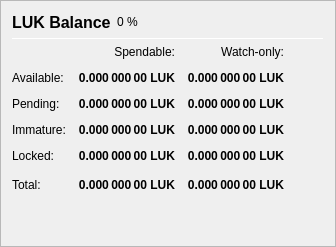
                   <widget class="QFrame" name="frame_Balances">
                    <property name="frameShape">
                     <enum>QFrame::StyledPanel</enum>
                    </property>
                    <property name="frameShadow">
                     <enum>QFrame::Raised</enum>
                    </property>
                    <layout class="QVBoxLayout" name="verticalLayout_4">
                     <item>
                      <layout class="QHBoxLayout" name="horizontalLayout_4">
                       <item>
                        <widget class="QLabel" name="label_5">
                         <property name="minimumSize">
                          <size>
                           <width>0</width>
                           <height>20</height>
                          </size>
                         </property>
                         <property name="font">
                          <font>
                           <pointsize>12</pointsize>
                           <weight>75</weight>
                           <bold>true</bold>
                          </font>
                         </property>
                         <property name="text">
                          <string>LUK Balance</string>
                         </property>
                        </widget>
                       </item>
                       <item>
                        <widget class="QLabel" name="labelLUKPercent">
                         <property name="text">
                          <string notr="true">0 %</string>
                         </property>
                        </widget>
                       </item>
                       <item>
                        <spacer name="horizontalSpacer_3">
                         <property name="orientation">
                          <enum>Qt::Horizontal</enum>
                         </property>
                         <property name="sizeHint" stdset="0">
                          <size>
                           <width>40</width>
                           <height>20</height>
                          </size>
                         </property>
                        </spacer>
                       </item>
                      </layout>
                     </item>
                     <item>
                      <widget class="Line" name="line_Balance">
                       <property name="minimumSize">
                        <size>
                         <width>0</width>
                         <height>1</height>
                        </size>
                       </property>
                       <property name="maximumSize">
                        <size>
                         <width>16777215</width>
                         <height>1</height>
                        </size>
                       </property>
                       <property name="orientation">
                        <enum>Qt::Horizontal</enum>
                       </property>
                      </widget>
                     </item>
                     <item>
                      <layout class="QGridLayout" name="gridLayout">
                       <property name="spacing">
                        <number>12</number>
                       </property>
                       <item row="0" column="1">
                        <widget class="QLabel" name="labelSpendable">
                         <property name="text">
                          <string>Spendable:</string>
                         </property>
                         <property name="alignment">
                          <set>Qt::AlignRight|Qt::AlignTrailing|Qt::AlignVCenter</set>
                         </property>
                        </widget>
                       </item>
                       <item row="0" column="2">
                        <widget class="QLabel" name="labelWatchonly">
                         <property name="text">
                          <string>Watch-only:</string>
                         </property>
                         <property name="alignment">
                          <set>Qt::AlignRight|Qt::AlignTrailing|Qt::AlignVCenter</set>
                         </property>
                        </widget>
                       </item>
                       <item row="1" column="0">
                        <widget class="QLabel" name="labelBalanceText">
                         <property name="text">
                          <string>Available:</string>
                         </property>
                        </widget>
                       </item>
                       <item row="1" column="1">
                        <widget class="QLabel" name="labelBalance">
                         <property name="font">
                          <font>
                           <weight>75</weight>
                           <bold>true</bold>
                          </font>
                         </property>
                         <property name="cursor">
                          <cursorShape>IBeamCursor</cursorShape>
                         </property>
                         <property name="toolTip">
                          <string>Your current spendable balance</string>
                         </property>
                         <property name="text">
                          <string notr="true">0.000 000 00 LUK</string>
                         </property>
                         <property name="alignment">
                          <set>Qt::AlignRight|Qt::AlignTrailing|Qt::AlignVCenter</set>
                         </property>
                         <property name="textInteractionFlags">
                          <set>Qt::LinksAccessibleByMouse|Qt::TextSelectableByKeyboard|Qt::TextSelectableByMouse</set>
                         </property>
                        </widget>
                       </item>
                       <item row="1" column="2">
                        <widget class="QLabel" name="labelWatchAvailable">
                         <property name="font">
                          <font>
                           <weight>75</weight>
                           <bold>true</bold>
                          </font>
                         </property>
                         <property name="cursor">
                          <cursorShape>IBeamCursor</cursorShape>
                         </property>
                         <property name="toolTip">
                          <string>Your current balance in watch-only addresses</string>
                         </property>
                         <property name="text">
                          <string notr="true">0.000 000 00 LUK</string>
                         </property>
                         <property name="alignment">
                          <set>Qt::AlignRight|Qt::AlignTrailing|Qt::AlignVCenter</set>
                         </property>
                         <property name="textInteractionFlags">
                          <set>Qt::LinksAccessibleByMouse|Qt::TextSelectableByKeyboard|Qt::TextSelectableByMouse</set>
                         </property>
                        </widget>
                       </item>
                       <item row="2" column="0">
                        <widget class="QLabel" name="labelPendingText">
                         <property name="text">
                          <string>Pending:</string>
                         </property>
                        </widget>
                       </item>
                       <item row="2" column="1">
                        <widget class="QLabel" name="labelUnconfirmed">
                         <property name="font">
                          <font>
                           <weight>75</weight>
                           <bold>true</bold>
                          </font>
                         </property>
                         <property name="cursor">
                          <cursorShape>IBeamCursor</cursorShape>
                         </property>
                         <property name="toolTip">
                          <string>Total of transactions that have yet to be confirmed, and do not yet count toward the spendable balance</string>
                         </property>
                         <property name="text">
                          <string notr="true">0.000 000 00 LUK</string>
                         </property>
                         <property name="alignment">
                          <set>Qt::AlignRight|Qt::AlignTrailing|Qt::AlignVCenter</set>
                         </property>
                         <property name="textInteractionFlags">
                          <set>Qt::LinksAccessibleByMouse|Qt::TextSelectableByKeyboard|Qt::TextSelectableByMouse</set>
                         </property>
                        </widget>
                       </item>
                       <item row="2" column="2">
                        <widget class="QLabel" name="labelWatchPending">
                         <property name="font">
                          <font>
                           <weight>75</weight>
                           <bold>true</bold>
                          </font>
                         </property>
                         <property name="cursor">
                          <cursorShape>IBeamCursor</cursorShape>
                         </property>
                         <property name="toolTip">
                          <string>Unconfirmed transactions to watch-only addresses</string>
                         </property>
                         <property name="text">
                          <string notr="true">0.000 000 00 LUK</string>
                         </property>
                         <property name="alignment">
                          <set>Qt::AlignRight|Qt::AlignTrailing|Qt::AlignVCenter</set>
                         </property>
                         <property name="textInteractionFlags">
                          <set>Qt::LinksAccessibleByMouse|Qt::TextSelectableByKeyboard|Qt::TextSelectableByMouse</set>
                         </property>
                        </widget>
                       </item>
                       <item row="3" column="0">
                        <widget class="QLabel" name="labelImmatureText">
                         <property name="text">
                          <string>Immature:</string>
                         </property>
                        </widget>
                       </item>
                       <item row="3" column="1">
                        <widget class="QLabel" name="labelImmature">
                         <property name="font">
                          <font>
                           <weight>75</weight>
                           <bold>true</bold>
                          </font>
                         </property>
                         <property name="cursor">
                          <cursorShape>IBeamCursor</cursorShape>
                         </property>
                         <property name="toolTip">
                          <string>Staked or masternode rewards that has not yet matured</string>
                         </property>
                         <property name="text">
                          <string notr="true">0.000 000 00 LUK</string>
                         </property>
                         <property name="alignment">
                          <set>Qt::AlignRight|Qt::AlignTrailing|Qt::AlignVCenter</set>
                         </property>
                         <property name="textInteractionFlags">
                          <set>Qt::LinksAccessibleByMouse|Qt::TextSelectableByKeyboard|Qt::TextSelectableByMouse</set>
                         </property>
                        </widget>
                       </item>
                       <item row="3" column="2">
                        <widget class="QLabel" name="labelWatchImmature">
                         <property name="font">
                          <font>
                           <weight>75</weight>
                           <bold>true</bold>
                          </font>
                         </property>
                         <property name="cursor">
                          <cursorShape>IBeamCursor</cursorShape>
                         </property>
                         <property name="toolTip">
                          <string>Staked or masternode rewards in watch-only addresses that has not yet matured</string>
                         </property>
                         <property name="text">
                          <string notr="true">0.000 000 00 LUK</string>
                         </property>
                         <property name="alignment">
                          <set>Qt::AlignRight|Qt::AlignTrailing|Qt::AlignVCenter</set>
                         </property>
                         <property name="textInteractionFlags">
                          <set>Qt::LinksAccessibleByMouse|Qt::TextSelectableByKeyboard|Qt::TextSelectableByMouse</set>
                         </property>
                        </widget>
                       </item>
                       <item row="4" column="0">
                        <widget class="QLabel" name="labelLockedBalanceText">
                         <property name="toolTip">
                          <string>Locked LUK or Masternode collaterals. These are excluded from zLUK minting.</string>
                         </property>
                         <property name="text">
                          <string>Locked:</string>
                         </property>
                        </widget>
                       </item>
                       <item row="4" column="1">
                        <widget class="QLabel" name="labelLockedBalance">
                         <property name="font">
                          <font>
                           <weight>75</weight>
                           <bold>true</bold>
                          </font>
                         </property>
                         <property name="cursor">
                          <cursorShape>IBeamCursor</cursorShape>
                         </property>
                         <property name="toolTip">
                          <string>Locked LUK or Masternode collaterals. These are excluded from zLUK minting.</string>
                         </property>
                         <property name="text">
                          <string notr="true">0.000 000 00 LUK</string>
                         </property>
                         <property name="alignment">
                          <set>Qt::AlignRight|Qt::AlignTrailing|Qt::AlignVCenter</set>
                         </property>
                         <property name="textInteractionFlags">
                          <set>Qt::LinksAccessibleByMouse|Qt::TextSelectableByKeyboard|Qt::TextSelectableByMouse</set>
                         </property>
                        </widget>
                       </item>
                       <item row="4" column="2">
                        <widget class="QLabel" name="labelWatchLocked">
                         <property name="font">
                          <font>
                           <weight>75</weight>
                           <bold>true</bold>
                          </font>
                         </property>
                         <property name="cursor">
                          <cursorShape>IBeamCursor</cursorShape>
                         </property>
                         <property name="toolTip">
                          <string>Current locked balance in watch-only addresses</string>
                         </property>
                         <property name="text">
                          <string notr="true">0.000 000 00 LUK</string>
                         </property>
                         <property name="alignment">
                          <set>Qt::AlignRight|Qt::AlignTrailing|Qt::AlignVCenter</set>
                         </property>
                         <property name="textInteractionFlags">
                          <set>Qt::LinksAccessibleByMouse|Qt::TextSelectableByKeyboard|Qt::TextSelectableByMouse</set>
                         </property>
                        </widget>
                       </item>
                       <item row="5" column="0">
                        <widget class="QLabel" name="labelTotalText">
                         <property name="toolTip">
                          <string>Your current LUK balance, unconfirmed and immature transactions included</string>
                         </property>
                         <property name="text">
                          <string>Total:</string>
                         </property>
                        </widget>
                       </item>
                       <item row="5" column="1">
                        <widget class="QLabel" name="labelTotal">
                         <property name="font">
                          <font>
                           <weight>75</weight>
                           <bold>true</bold>
                          </font>
                         </property>
                         <property name="cursor">
                          <cursorShape>IBeamCursor</cursorShape>
                         </property>
                         <property name="toolTip">
                          <string>Your current LUK balance, unconfirmed and immature transactions included</string>
                         </property>
                         <property name="text">
                          <string notr="true">0.000 000 00 LUK</string>
                         </property>
                         <property name="alignment">
                          <set>Qt::AlignRight|Qt::AlignTrailing|Qt::AlignVCenter</set>
                         </property>
                         <property name="textInteractionFlags">
                          <set>Qt::LinksAccessibleByMouse|Qt::TextSelectableByKeyboard|Qt::TextSelectableByMouse</set>
                         </property>
                        </widget>
                       </item>
                       <item row="5" column="2">
                        <widget class="QLabel" name="labelWatchTotal">
                         <property name="font">
                          <font>
                           <weight>75</weight>
                           <bold>true</bold>
                          </font>
                         </property>
                         <property name="cursor">
                          <cursorShape>IBeamCursor</cursorShape>
                         </property>
                         <property name="toolTip">
                          <string>Current total balance in watch-only addresses</string>
                         </property>
                         <property name="text">
                          <string notr="true">0.000 000 00 LUK</string>
                         </property>
                         <property name="alignment">
                          <set>Qt::AlignRight|Qt::AlignTrailing|Qt::AlignVCenter</set>
                         </property>
                         <property name="textInteractionFlags">
                          <set>Qt::LinksAccessibleByMouse|Qt::TextSelectableByKeyboard|Qt::TextSelectableByMouse</set>
                         </property>
                        </widget>
                       </item>
                       <item row="5" column="3">
                        <spacer name="horizontalSpacer_9">
                         <property name="orientation">
                          <enum>Qt::Horizontal</enum>
                         </property>
                         <property name="sizeHint" stdset="0">
                          <size>
                           <width>40</width>
                           <height>20</height>
                          </size>
                         </property>
                        </spacer>
                       </item>
                      </layout>
                     </item>
                     <item>
                      <spacer name="verticalSpacer_3">
                       <property name="orientation">
                        <enum>Qt::Vertical</enum>
                       </property>
                       <property name="sizeHint" stdset="0">
                        <size>
                         <width>20</width>
                         <height>40</height>
                        </size>
                       </property>
                      </spacer>
                     </item>
                    </layout>
                   </widget>
